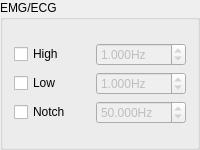
      <widget class="QGroupBox" name="groupBox_3">
       <property name="sizePolicy">
        <sizepolicy hsizetype="Expanding" vsizetype="Expanding">
         <horstretch>0</horstretch>
         <verstretch>0</verstretch>
        </sizepolicy>
       </property>
       <property name="minimumSize">
        <size>
         <width>150</width>
         <height>150</height>
        </size>
       </property>
       <property name="title">
        <string>EMG/ECG</string>
       </property>
       <layout class="QVBoxLayout" name="verticalLayout_2">
        <item>
         <layout class="QGridLayout" name="gridLayout_2">
          <item row="0" column="0">
           <widget class="QCheckBox" name="checkEmgHigh">
            <property name="sizePolicy">
             <sizepolicy hsizetype="Preferred" vsizetype="Fixed">
              <horstretch>0</horstretch>
              <verstretch>0</verstretch>
             </sizepolicy>
            </property>
            <property name="text">
             <string>High</string>
            </property>
           </widget>
          </item>
          <item row="2" column="0">
           <widget class="QCheckBox" name="cbNotchEMG">
            <property name="sizePolicy">
             <sizepolicy hsizetype="Preferred" vsizetype="Fixed">
              <horstretch>0</horstretch>
              <verstretch>0</verstretch>
             </sizepolicy>
            </property>
            <property name="text">
             <string>Notch</string>
            </property>
           </widget>
          </item>
          <item row="1" column="0">
           <widget class="QCheckBox" name="checkEmgLow">
            <property name="sizePolicy">
             <sizepolicy hsizetype="Preferred" vsizetype="Fixed">
              <horstretch>0</horstretch>
              <verstretch>0</verstretch>
             </sizepolicy>
            </property>
            <property name="text">
             <string>Low</string>
            </property>
           </widget>
          </item>
          <item row="2" column="1">
           <widget class="QDoubleSpinBox" name="spNotchEMG">
            <property name="enabled">
             <bool>false</bool>
            </property>
            <property name="sizePolicy">
             <sizepolicy hsizetype="Expanding" vsizetype="Fixed">
              <horstretch>0</horstretch>
              <verstretch>0</verstretch>
             </sizepolicy>
            </property>
            <property name="maximumSize">
             <size>
              <width>90</width>
              <height>16777215</height>
             </size>
            </property>
            <property name="suffix">
             <string>Hz</string>
            </property>
            <property name="decimals">
             <number>3</number>
            </property>
            <property name="minimum">
             <double>0.001000000000000</double>
            </property>
            <property name="maximum">
             <double>1000.000000000000000</double>
            </property>
            <property name="value">
             <double>50.000000000000000</double>
            </property>
           </widget>
          </item>
          <item row="0" column="1">
           <widget class="QDoubleSpinBox" name="spEmgHP">
            <property name="enabled">
             <bool>false</bool>
            </property>
            <property name="sizePolicy">
             <sizepolicy hsizetype="Expanding" vsizetype="Fixed">
              <horstretch>0</horstretch>
              <verstretch>0</verstretch>
             </sizepolicy>
            </property>
            <property name="maximumSize">
             <size>
              <width>90</width>
              <height>16777215</height>
             </size>
            </property>
            <property name="suffix">
             <string>Hz</string>
            </property>
            <property name="decimals">
             <number>3</number>
            </property>
            <property name="minimum">
             <double>0.001000000000000</double>
            </property>
            <property name="maximum">
             <double>1000.000000000000000</double>
            </property>
            <property name="value">
             <double>1.000000000000000</double>
            </property>
           </widget>
          </item>
          <item row="1" column="1">
           <widget class="QDoubleSpinBox" name="spEmgLP">
            <property name="enabled">
             <bool>false</bool>
            </property>
            <property name="sizePolicy">
             <sizepolicy hsizetype="Expanding" vsizetype="Fixed">
              <horstretch>0</horstretch>
              <verstretch>0</verstretch>
             </sizepolicy>
            </property>
            <property name="maximumSize">
             <size>
              <width>90</width>
              <height>16777215</height>
             </size>
            </property>
            <property name="suffix">
             <string>Hz</string>
            </property>
            <property name="decimals">
             <number>3</number>
            </property>
            <property name="minimum">
             <double>0.001000000000000</double>
            </property>
            <property name="maximum">
             <double>1000.000000000000000</double>
            </property>
            <property name="value">
             <double>1.000000000000000</double>
            </property>
           </widget>
          </item>
         </layout>
        </item>
       </layout>
      </widget>
